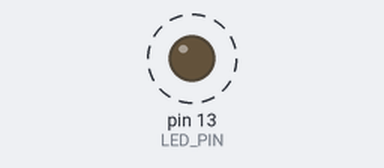
Simulated run of this sketch. Board: Arduino Uno, built with avr-gcc and run on an emulated ATmega328P. Shown: output pins drawn as LEDs (lit = HIGH). Dashed ring = blinking. What the sketch prints to the serial monitor is not drawn.

Above: at 0.7 s.
Timing chart, 0 to 3.0 s (numbered marks = the images above):
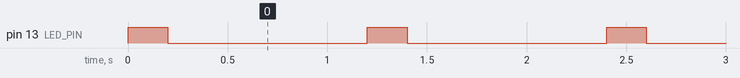

Measured:
- by itself, pin 13 (LED_PIN): alternates HIGH for 0.20 s and LOW for 1.0 s

The sketch:

LED-Debug-13.ino
```cpp
#define LED_PIN 13
// int LED_PIN 13; // これでも同じ

int i = 0;
String msg;

void setup() {
  Serial.begin(9600); // これを書いておくと、シリアルモニタに値が返る
  pinMode(LED_PIN, OUTPUT);

}

void loop() {

  msg = "i : " + String(i);
  Serial.println(msg);

  digitalWrite(LED_PIN, HIGH);
  Serial.println("high");
  delay(200);

  digitalWrite(LED_PIN, LOW);
  Serial.println("low");
  delay(1000);

  i++;

}
```
